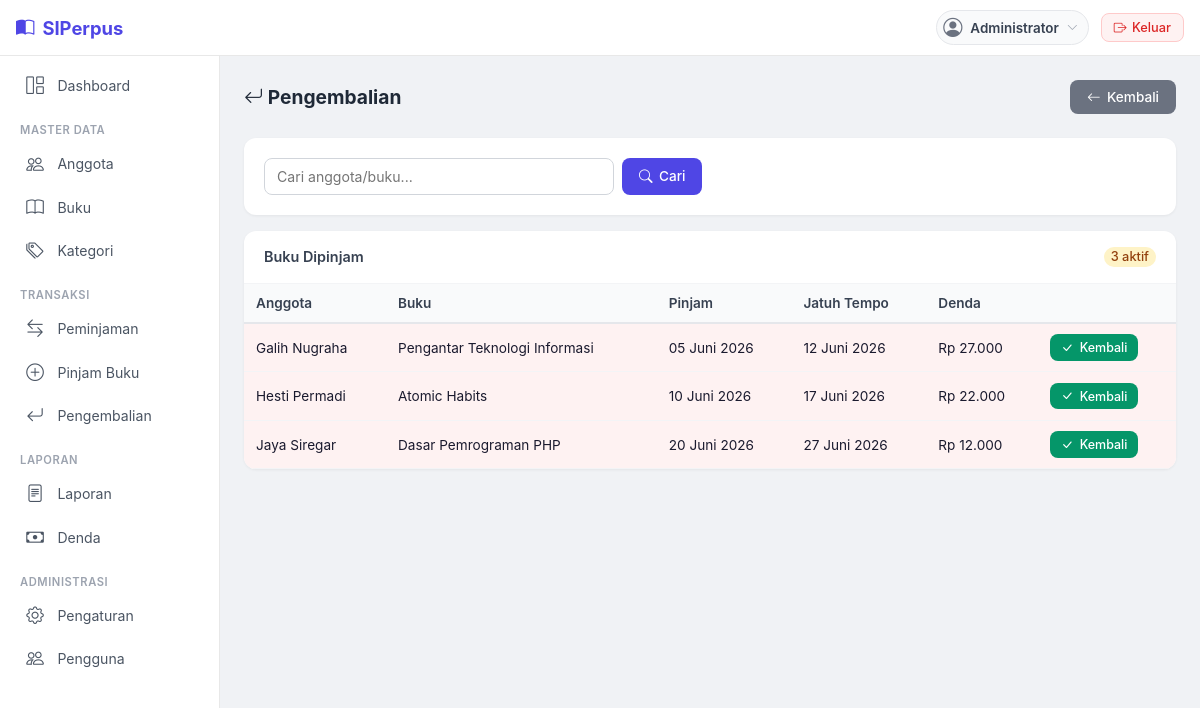
Screenshot of /peminjaman/kembali.php (signed in) with the database file from the repository.
### tables this page shows
CREATE TABLE peminjaman (
    id_peminjaman INT AUTO_INCREMENT PRIMARY KEY,
    id_anggota INT NOT NULL,
    id_buku INT NOT NULL,
    tgl_pinjam DATE NOT NULL DEFAULT (CURRENT_DATE),
    tgl_jatuh_tempo DATE NOT NULL,
    tgl_kembali DATE NULL,
    status ENUM('dipinjam', 'dikembalikan', 'terlambat') NOT NULL DEFAULT 'dipinjam',
    denda DECIMAL(10,2) NOT NULL DEFAULT 0.00,
    FOREIGN KEY (id_anggota) REFERENCES anggota(id_anggota) ON DELETE RESTRICT ON UPDATE CASCADE,
    FOREIGN KEY (id_buku) REFERENCES buku(id_buku) ON DELETE RESTRICT ON UPDATE CASCADE,
    created_at TIMESTAMP DEFAULT CURRENT_TIMESTAMP
);

CREATE TABLE anggota (
    id_anggota INT AUTO_INCREMENT PRIMARY KEY,
    no_anggota VARCHAR(20) NOT NULL UNIQUE,
    nisn VARCHAR(20) UNIQUE,
    id_kelas INT,
    nama VARCHAR(150) NOT NULL,
    email VARCHAR(100),
    no_telp VARCHAR(20),
    alamat TEXT,
    tgl_daftar DATE NOT NULL DEFAULT (CURRENT_DATE),
    status ENUM('aktif', 'nonaktif') NOT NULL DEFAULT 'aktif',
    created_at TIMESTAMP DEFAULT CURRENT_TIMESTAMP,
    FOREIGN KEY (id_kelas) REFERENCES kelas(id_kelas) ON DELETE RESTRICT ON UPDATE CASCADE
);

CREATE TABLE buku (
    id_buku INT AUTO_INCREMENT PRIMARY KEY,
    judul VARCHAR(255) NOT NULL,
    pengarang VARCHAR(150) NOT NULL,
    penerbit VARCHAR(150),
    tahun_terbit YEAR,
    isbn VARCHAR(20) UNIQUE,
    stok INT NOT NULL DEFAULT 0,
    created_at TIMESTAMP DEFAULT CURRENT_TIMESTAMP,
    updated_at TIMESTAMP DEFAULT CURRENT_TIMESTAMP ON UPDATE CURRENT_TIMESTAMP
);

### config/database.php (called while the page is built, shortened)
<?php
function getConnection() {
    static $db = null;
    if ($db === null) {
        try {
            $dsn = "mysql:host=" . DB_HOST . ";dbname=" . DB_NAME . ";charset=utf8mb4";
            $options = [
                PDO::ATTR_ERRMODE => PDO::ERRMODE_EXCEPTION,
                PDO::ATTR_DEFAULT_FETCH_MODE => PDO::FETCH_ASSOC,
                PDO::ATTR_EMULATE_PREPARES => false,
            ];
            $db = new PDO($dsn, DB_USER, DB_PASS, $options);
        } catch (PDOException $e) {
            die('Koneksi database gagal: ' . $e->getMessage());
        }
    }
    return $db;
}
function rupiah($angka) {
    return 'Rp ' . number_format($angka, 0, ',', '.');
}
function tgl_indo($tanggal) {
    $bulan = [
        1 => 'Januari', 'Februari', 'Maret', 'April', 'Mei', 'Juni',
        'Juli', 'Agustus', 'September', 'Oktober', 'November', 'Desember'
    ];
    $t = date_create($tanggal);
    $bln = $bulan[(int)$t->format('m')];
    return $t->format('d') . ' ' . $bln . ' ' . $t->format('Y');
}
function setting($key, $default = null) {
    static $cache = null;
    if ($cache === null) {
        try {
            $db = getConnection();
            $rows = $db->query("SELECT nama_setting, nilai_setting FROM pengaturan")->fetchAll();
            $cache = [];
            foreach ($rows as $r) $cache[$r['nama_setting']] = $r['nilai_setting'];
        } catch (PDOException $e) {
            $cache = [];
        }
    }
    return $cache[$key] ?? $default;
}

### peminjaman/kembali.php (the view, shortened to what this page needs)
<?php
require_once __DIR__ . '/../config/database.php';
$db = getConnection();
require_once __DIR__ . '/../includes/header.php';
$cari = $_GET['cari'] ?? '';
if ($cari) {
    $stmt = $db->prepare("SELECT p.id_peminjaman, a.nama AS anggota, a.no_anggota, b.judul AS buku, p.tgl_pinjam, p.tgl_jatuh_tempo, DATEDIFF(CURDATE(),p.tgl_jatuh_tempo) AS telat FROM peminjaman p JOIN anggota a ON p.id_anggota=a.id_anggota JOIN buku b ON p.id_buku=b.id_buku WHERE p.status='dipinjam' AND (a.nama LIKE :s OR a.no_anggota LIKE :s2 OR b.judul LIKE :s3) ORDER BY p.tgl_jatuh_tempo");
    $stmt->execute([':s'=>"%$cari%", ':s2'=>"%$cari%", ':s3'=>"%$cari%"]);
    $list = $stmt->fetchAll();
} else {
    $list = $db->query("SELECT p.id_peminjaman, a.nama AS anggota, a.no_anggota, b.judul AS buku, p.tgl_pinjam, p.tgl_jatuh_tempo, DATEDIFF(CURDATE(),p.tgl_jatuh_tempo) AS telat FROM peminjaman p JOIN anggota a ON p.id_anggota=a.id_anggota JOIN buku b ON p.id_buku=b.id_buku WHERE p.status='dipinjam' ORDER BY p.tgl_jatuh_tempo")->fetchAll();
}
?>
<div class="page-header">
    <h4><i class="bi bi-arrow-return-left"></i> Pengembalian</h4>
    <a href="index.php" class="btn btn-secondary"><i class="bi bi-arrow-left"></i> Kembali</a>
</div>
<div class="card-simple mb-3">
    <div class="card-body">
        <form method="GET" style="display:flex;gap:0.5rem;">
            <input type="text" name="cari" class="form-control" style="max-width:350px;" placeholder="Cari anggota/buku..." value="<?= htmlspecialchars($cari) ?>">
            <button class="btn btn-primary"><i class="bi bi-search"></i> Cari</button>
        </form>
    </div>
</div>
<div class="card-simple">
    <div class="card-head">
        <span>Buku Dipinjam</span>
        <span class="badge bg-warning" style="font-size:0.8rem;"><?= count($list) ?> aktif</span>
    </div>
    <div class="card-body" style="padding:0;">
        <div class="table-wrap">
            <table>
                <thead>
                    <tr><th>Anggota</th><th>Buku</th><th>Pinjam</th><th>Jatuh Tempo</th><th>Denda</th><th></th></tr>
                </thead>
                <tbody>
                    <?php foreach ($list as $l):
                        $telat = max(0, $l['telat']);
                        $denda = $telat * (int)setting('denda_per_hari', DENDA_PER_HARI);
                    ?>
                    <tr class="<?= $telat>0?'bg-danger-subtle':'' ?>" style="<?= $telat>0?'background:#fef2f2;':'' ?>">
                        <td><?= htmlspecialchars($l['anggota']) ?></td>
                        <td><?= htmlspecialchars($l['buku']) ?></td>
                        <td><?= tgl_indo($l['tgl_pinjam']) ?></td>
                        <td><?= tgl_indo($l['tgl_jatuh_tempo']) ?></td>
                        <td><?= $denda>0 ? rupiah($denda) : '-' ?></td>
                        <td>
                            <form method="POST">
                                <button class="btn btn-sm btn-success" data-confirm="Kembalikan?"><i class="bi bi-check-lg"></i> Kembali</button>
                            </form>
                        </td>
                    </tr>
                    <?php endforeach; ?>
                </tbody>
            </table>
        </div>
    </div>
</div>
<?php require_once __DIR__ . '/../includes/footer.php'; ?>

### assets/css/style.css (style rules this page uses)
* { margin: 0; padding: 0; box-sizing: border-box; }
body { font-family: -apple-system, BlinkMacSystemFont, 'Segoe UI', Roboto, Oxygen, Ubuntu, sans-serif; background: #f0f2f5; color: #1a1a2e; }
.page-header { margin-bottom: 1.5rem; display: flex; flex-wrap: wrap; align-items: center; justify-content: space-between; gap: 0.75rem; }
.page-header h4 { font-size: 1.2rem; font-weight: 700; color: #1f2937; margin: 0; }
.card-simple { background: #fff; border-radius: 12px; box-shadow: 0 1px 3px rgba(0,0,0,0.06); overflow: hidden; }
.card-simple .card-head { padding: 1rem 1.25rem; border-bottom: 1px solid #f3f4f6; font-weight: 600; font-size: 0.9rem; color: #374151; display: flex; flex-wrap: wrap; align-items: center; justify-content: space-between; }
.card-simple .card-body { padding: 1.25rem; }
.table-wrap { overflow-x: auto; }
table { width: 100%; border-collapse: collapse; font-size: 0.85rem; }
table th { background: #f9fafb; color: #374151; font-weight: 600; padding: 0.7rem 0.75rem; text-align: left; white-space: nowrap; border-bottom: 2px solid #e5e7eb; }
table td { padding: 0.65rem 0.75rem; border-bottom: 1px solid #f3f4f6; vertical-align: middle; }
.form-control, .form-select { width: 100%; padding: 0.55rem 0.75rem; font-size: 0.88rem; border: 1px solid #d1d5db; border-radius: 8px; outline: none; transition: border-color 0.15s; background: #fff; font-family: inherit; }
.btn { display: inline-flex; align-items: center; gap: 0.4rem; padding: 0.5rem 1rem; font-size: 0.85rem; font-weight: 500; border-radius: 8px; border: 1px solid transparent; cursor: pointer; text-decoration: none; transition: all 0.15s; font-family: inherit; }
.btn-primary { background: #4f46e5; color: #fff; }
.btn-success { background: #059669; color: #fff; }
.btn-secondary { background: #6b7280; color: #fff; }
.btn-sm { padding: 0.3rem 0.6rem; font-size: 0.78rem; }
.badge { display: inline-block; padding: 0.2em 0.55em; font-size: 0.76rem; font-weight: 500; border-radius: 999px; }
.bg-warning { background: #fef3c7; color: #92400e; }
.mb-3 { margin-bottom: 1rem; }

### rows the page displays
peminjaman: id_anggota.nama "Galih Nugraha", id_buku.judul "Pengantar Teknologi Informasi", tgl_pinjam "05 Juni 2026", tgl_jatuh_tempo "12 Juni 2026", denda "Rp 27.000"
peminjaman: id_anggota.nama "Hesti Permadi", id_buku.judul "Atomic Habits", tgl_pinjam "10 Juni 2026", tgl_jatuh_tempo "17 Juni 2026", denda "Rp 22.000"
peminjaman: id_anggota.nama "Jaya Siregar", id_buku.judul "Dasar Pemrograman PHP", tgl_pinjam "20 Juni 2026", tgl_jatuh_tempo "27 Juni 2026", denda "Rp 12.000"

### other values shown
$user['nama_lengkap'] "Administrator"
count($list) "3"
